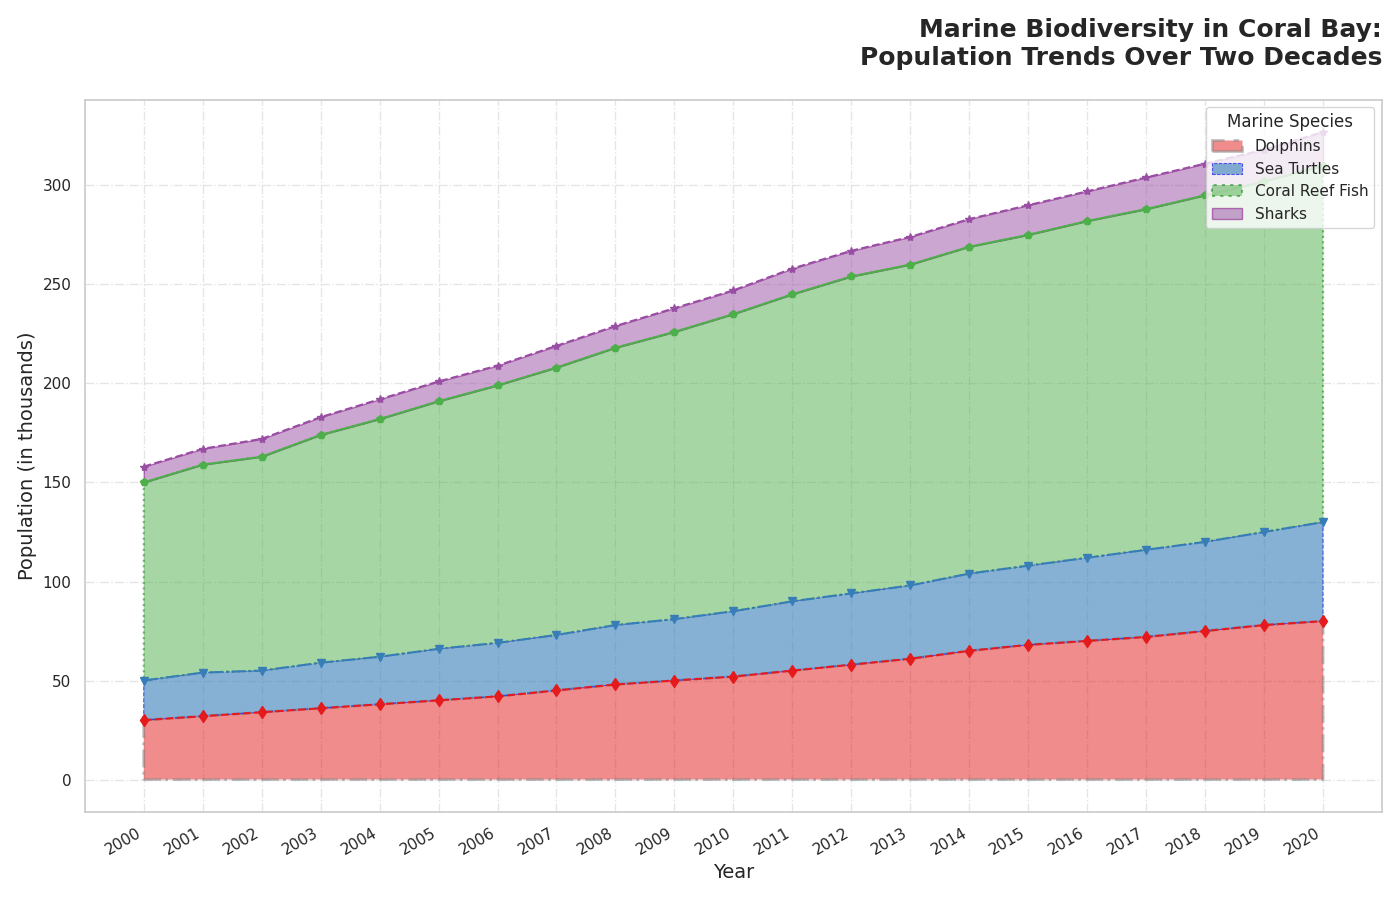

Write Python code to recreate this figure.
import numpy as np
import matplotlib.pyplot as plt

years = np.arange(2000, 2021)
dolphin_population = [30, 32, 34, 36, 38, 40, 42, 45, 48, 50, 52, 55, 58, 61, 65, 68, 70, 72, 75, 78, 80]
sea_turtle_population = [20, 22, 21, 23, 24, 26, 27, 28, 30, 31, 33, 35, 36, 37, 39, 40, 42, 44, 45, 47, 50]
coral_reef_fish_population = [100, 105, 108, 115, 120, 125, 130, 135, 140, 145, 150, 155, 160, 162, 165, 167, 170, 172, 175, 177, 180]
shark_population = [8, 8, 9, 9, 10, 10, 10, 11, 11, 12, 12, 13, 13, 14, 14, 15, 15, 16, 16, 16, 17]

fig, ax = plt.subplots(figsize=(14, 9))
new_colors = ['#e41a1c', '#377eb8', '#4daf4a', '#984ea3']

ax.fill_between(years, 0, dolphin_population, color=new_colors[0], alpha=0.5, label='Dolphins', edgecolor='grey', linewidth=2, linestyle='-.')
ax.fill_between(years, dolphin_population, np.add(dolphin_population, sea_turtle_population), color=new_colors[1], alpha=0.6, label='Sea Turtles', edgecolor='blue', linewidth=0.8, linestyle='--')
ax.fill_between(years, np.add(dolphin_population, sea_turtle_population), np.add.reduce([dolphin_population, sea_turtle_population, coral_reef_fish_population]), color=new_colors[2], alpha=0.5, label='Coral Reef Fish', edgecolor='green', linewidth=1.5, linestyle=':')
ax.fill_between(years, np.add.reduce([dolphin_population, sea_turtle_population, coral_reef_fish_population]), np.add.reduce([dolphin_population, sea_turtle_population, coral_reef_fish_population, shark_population]), color=new_colors[3], alpha=0.5, label='Sharks', edgecolor='purple', linewidth=1, linestyle='-')

ax.set_title("Marine Biodiversity in Coral Bay:\nPopulation Trends Over Two Decades", fontsize=18, fontweight='bold', loc='right', pad=25)
ax.set_xlabel("Year", fontsize=14)
ax.set_ylabel("Population (in thousands)", fontsize=14)

ax.plot(years, dolphin_population, marker='d', markersize=6, color=new_colors[0], linestyle='--')
ax.plot(years, np.add(dolphin_population, sea_turtle_population), marker='v', markersize=6, color=new_colors[1], linestyle='-.')
ax.plot(years, np.add.reduce([dolphin_population, sea_turtle_population, coral_reef_fish_population]), marker='p', markersize=6, color=new_colors[2], linestyle='-')
ax.plot(years, np.add.reduce([dolphin_population, sea_turtle_population, coral_reef_fish_population, shark_population]), marker='*', markersize=6, color=new_colors[3], linestyle='--')

plt.xticks(years, rotation=30, ha="right")

ax.legend(loc='upper right', title='Marine Species', fontsize=11, title_fontsize='12')
plt.grid(axis='both', linestyle='-.', alpha=0.5)
plt.tight_layout()
plt.show()
